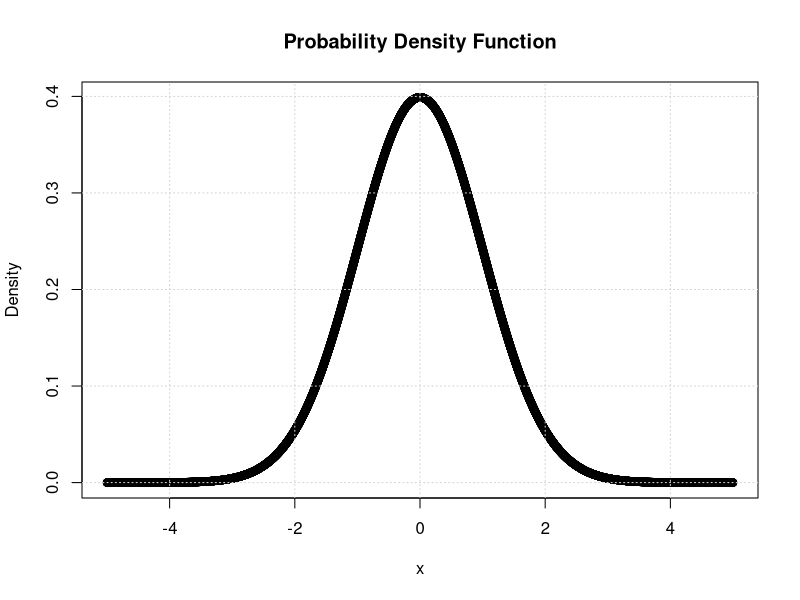
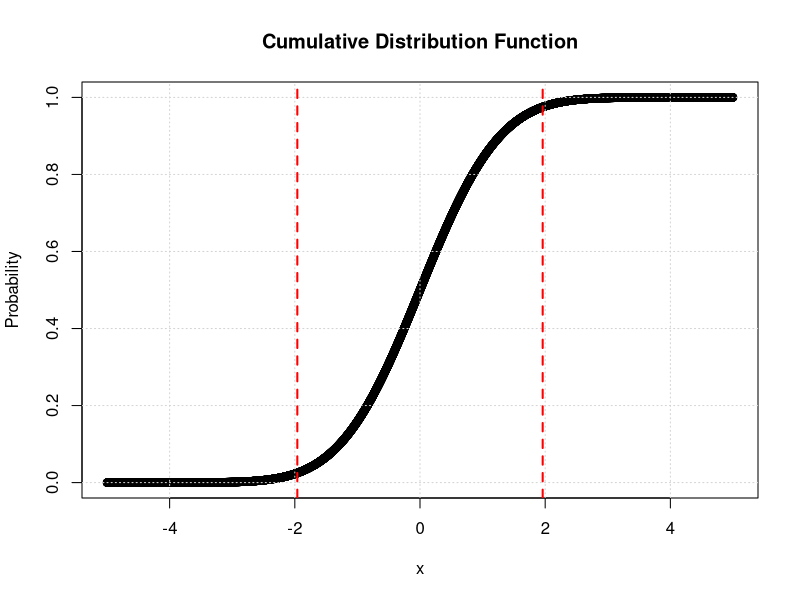
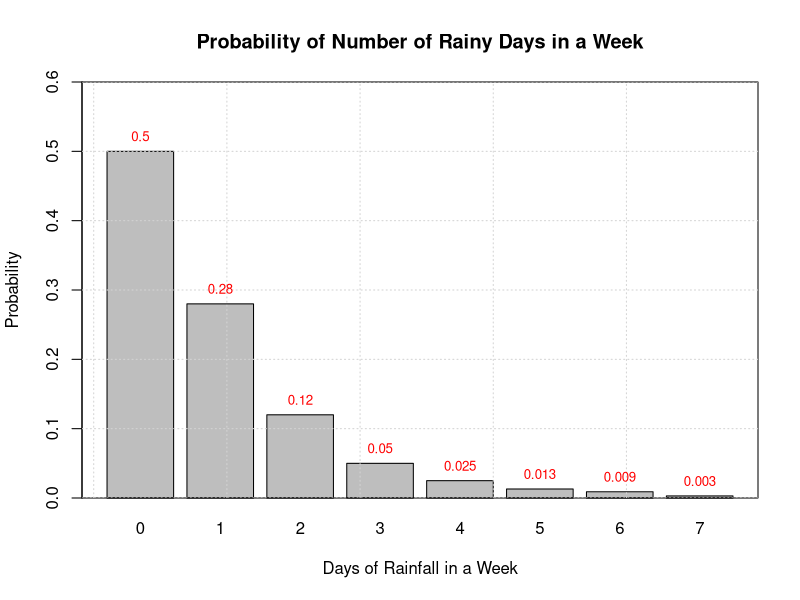

Source code (R) for these figures, in order:
# Script to plot pdf figures shown in Lecture 2 PPT

# Get a set of values
x <- seq(-5,5,0.001)

# Compute the PDF and CDF using standard normal distribution
Density <- dnorm(x,0,1)
Probability <- pnorm(x,0,1)

# Plot PDF
plot(x,Density)
grid()
title('Probability Density Function')

# Plot CDF
plot(x,Probability)
grid()
title('Cumulative Distribution Function')

# Add vertical lines corresponding to +/-1.96
abline(v=1.96,col='red',lty=2,lwd=2)
abline(v=-1.96,col='red',lty=2,lwd=2)

# Integrate using built in integrate function
P02 <- integrate(dnorm,-1.96,1.96,0,1)

# Plot for PMF

rd <- c(0,1,2,3,4,5,6,7) # No of possible rainy days
pr <- c(0.5,0.28,0.12,0.05,0.025,0.013,0.009,0.003) # probabilities

# Make a barplot (will be the same as histogram)
xx <- barplot(pr,names.arg=rd,xlab='Days of Rainfall in a Week',
ylab='Probability',ylim=c(0,0.6))
box()
grid()
text(x =xx, y = pr, label = pr, pos = 3, cex = 0.8, col = "red")
title('Probability of Number of Rainy Days in a Week')